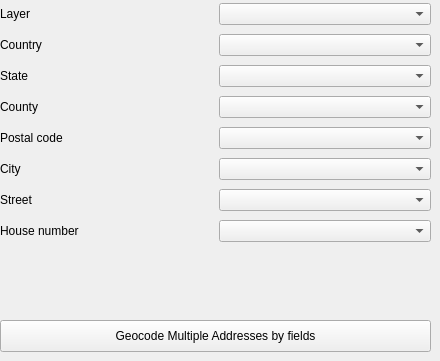
         <widget class="QWidget" name="tab_5">
          <attribute name="title">
           <string>address fields in layer</string>
          </attribute>
          <widget class="QWidget" name="gridLayoutWidget_4">
           <property name="geometry">
            <rect>
             <x>0</x>
             <y>0</y>
             <width>431</width>
             <height>251</height>
            </rect>
           </property>
           <layout class="QGridLayout" name="gridLayout_5">
            <item row="0" column="0">
             <widget class="QLabel" name="layerLab_3">
              <property name="enabled">
               <bool>true</bool>
              </property>
              <property name="text">
               <string>Layer</string>
              </property>
             </widget>
            </item>
            <item row="1" column="0">
             <widget class="QLabel" name="label_4">
              <property name="text">
               <string>Country</string>
              </property>
             </widget>
            </item>
            <item row="5" column="0">
             <widget class="QLabel" name="label_7">
              <property name="text">
               <string>City</string>
              </property>
             </widget>
            </item>
            <item row="7" column="0">
             <widget class="QLabel" name="label_9">
              <property name="text">
               <string>House number</string>
              </property>
             </widget>
            </item>
            <item row="3" column="0">
             <widget class="QLabel" name="label_6">
              <property name="text">
               <string>County</string>
              </property>
             </widget>
            </item>
            <item row="6" column="0">
             <widget class="QLabel" name="label_8">
              <property name="text">
               <string>Street</string>
              </property>
             </widget>
            </item>
            <item row="4" column="0">
             <widget class="QLabel" name="label_10">
              <property name="text">
               <string>Postal code</string>
              </property>
             </widget>
            </item>
            <item row="2" column="0">
             <widget class="QLabel" name="label_5">
              <property name="text">
               <string>State</string>
              </property>
             </widget>
            </item>
            <item row="0" column="1">
             <widget class="QgsMapLayerComboBox" name="mapLayerBox_2"/>
            </item>
            <item row="1" column="1">
             <widget class="QgsFieldComboBox" name="CountryBox"/>
            </item>
            <item row="2" column="1">
             <widget class="QgsFieldComboBox" name="StateBox"/>
            </item>
            <item row="3" column="1">
             <widget class="QgsFieldComboBox" name="CountyBox"/>
            </item>
            <item row="4" column="1">
             <widget class="QgsFieldComboBox" name="ZipBox"/>
            </item>
            <item row="5" column="1">
             <widget class="QgsFieldComboBox" name="CityBox"/>
            </item>
            <item row="6" column="1">
             <widget class="QgsFieldComboBox" name="StreetBox"/>
            </item>
            <item row="7" column="1">
             <widget class="QgsFieldComboBox" name="NumberBox"/>
            </item>
           </layout>
          </widget>
          <widget class="QPushButton" name="batchGeocodeFieldsButton">
           <property name="geometry">
            <rect>
             <x>0</x>
             <y>320</y>
             <width>431</width>
             <height>32</height>
            </rect>
           </property>
           <property name="text">
            <string>Geocode Multiple Addresses by fields</string>
           </property>
          </widget>
         </widget>
